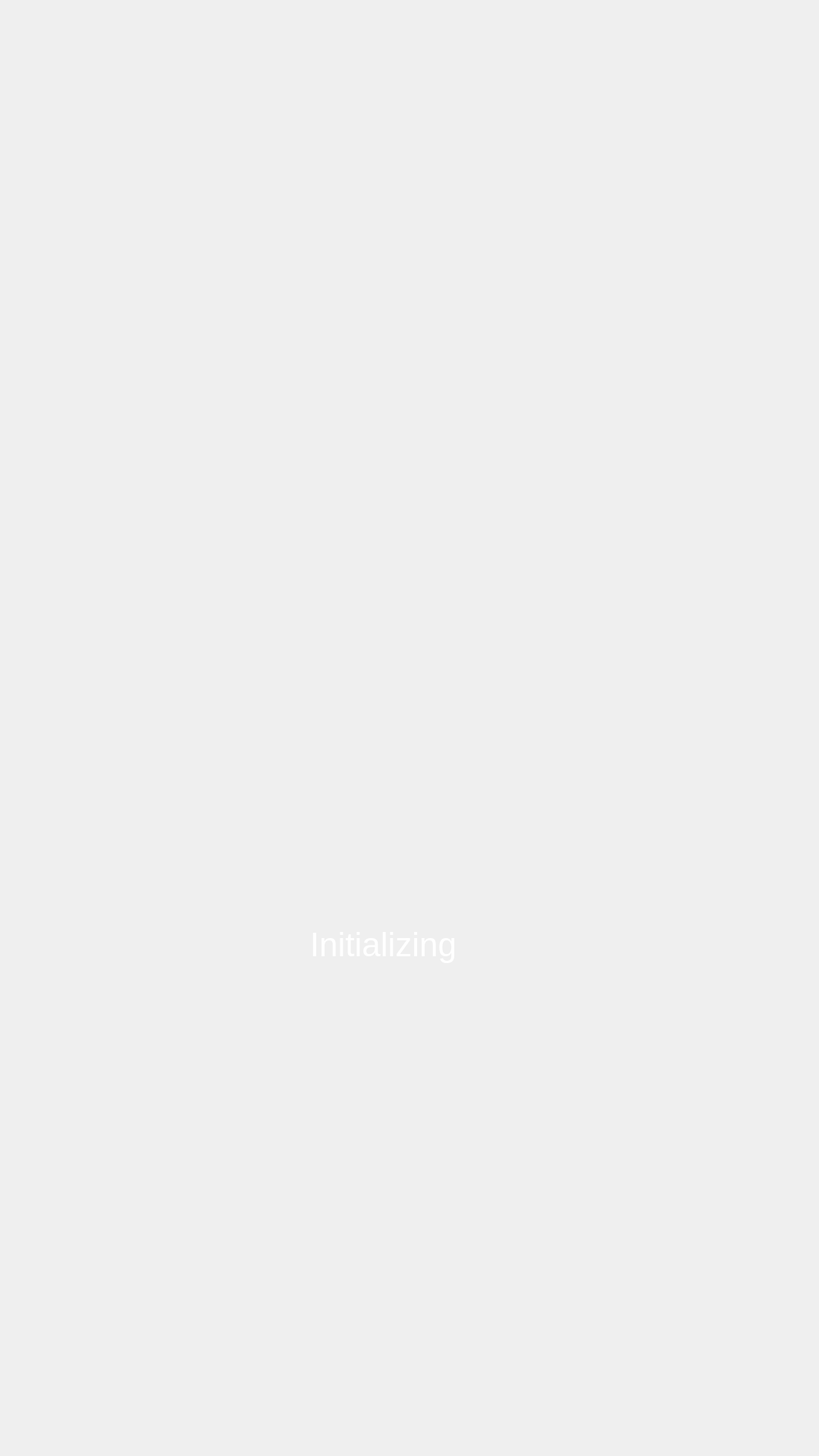
<?xml version="1.0" encoding="UTF-8"?>
<ui version="4.0">
 <class>page_init</class>
 <widget class="QWidget" name="page_init">
  <property name="geometry">
   <rect>
    <x>0</x>
    <y>0</y>
    <width>1080</width>
    <height>1920</height>
   </rect>
  </property>
  <property name="windowTitle">
   <string>Form</string>
  </property>
  <property name="styleSheet">
   <string notr="true"/>
  </property>
  <widget class="QLabel" name="label_init_message">
   <property name="geometry">
    <rect>
     <x>30</x>
     <y>1190</y>
     <width>951</width>
     <height>111</height>
    </rect>
   </property>
   <property name="font">
    <font>
     <pointsize>33</pointsize>
    </font>
   </property>
   <property name="styleSheet">
    <string notr="true">color:white;</string>
   </property>
   <property name="text">
    <string>Initializing</string>
   </property>
   <property name="alignment">
    <set>Qt::AlignCenter</set>
   </property>
  </widget>
  <widget class="QLabel" name="label_fail_message">
   <property name="geometry">
    <rect>
     <x>270</x>
     <y>1430</y>
     <width>531</width>
     <height>111</height>
    </rect>
   </property>
   <property name="font">
    <font>
     <pointsize>33</pointsize>
    </font>
   </property>
   <property name="styleSheet">
    <string notr="true">color:white;</string>
   </property>
   <property name="text">
    <string/>
   </property>
  </widget>
 </widget>
 <resources/>
 <connections/>
</ui>
